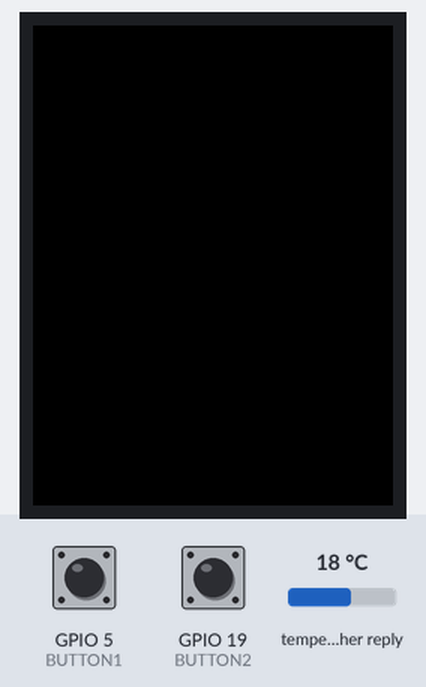
This sketch was run on a simulated ESP32. Parts: 240×320 colour display. The test bench sets the inputs (shaded band); at power-on: GPIO 5 (BUTTON1) HIGH, GPIO 19 (BUTTON2) HIGH, temperature in the weather reply 18 °C. WiFi joins after 1.5 s; servers stay silent unless stated; a WiFi scan finds three made-up networks; uploads are accepted with an empty reply; web services answer with replies made up by the test bench; what the sketch prints to the serial monitor is not drawn.

Above: at 7.5 s.
7.6 s: GPIO 5 (BUTTON1) pulled LOW for 0.15 s
At 8.8 s:
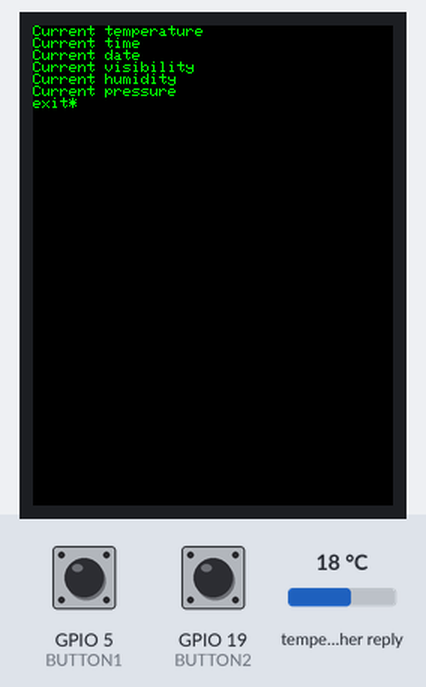
9.3 s: GPIO 19 (BUTTON2) pulled LOW for 0.15 s
10.9 s: GPIO 5 (BUTTON1) pulled LOW for 1 s
At 14.6 s:
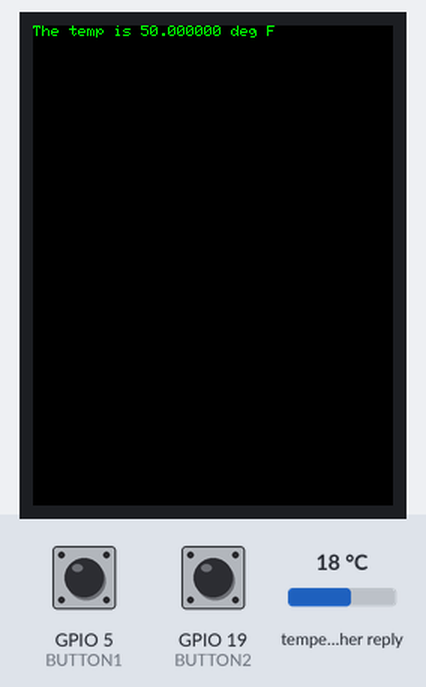
14.9 s: GPIO 5 (BUTTON1) pulled LOW for 3.2 s
At 15.7 s:
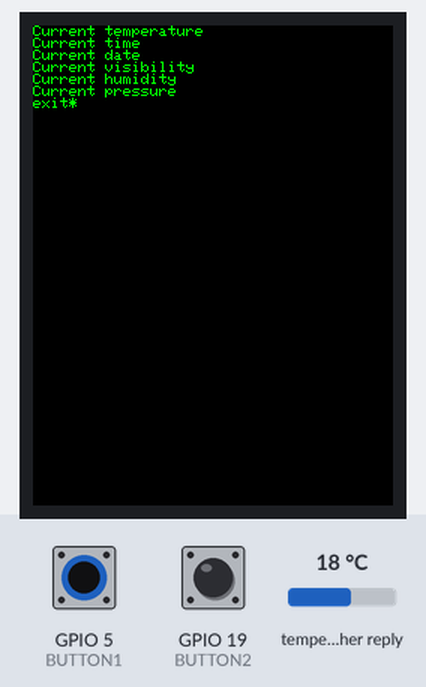
19.6 s: GPIO 19 (BUTTON2) pulled LOW for 1 s
22.1 s: GPIO 5 (BUTTON1) driven LOW and GPIO 19 (BUTTON2) driven LOW
At 25.7 s:
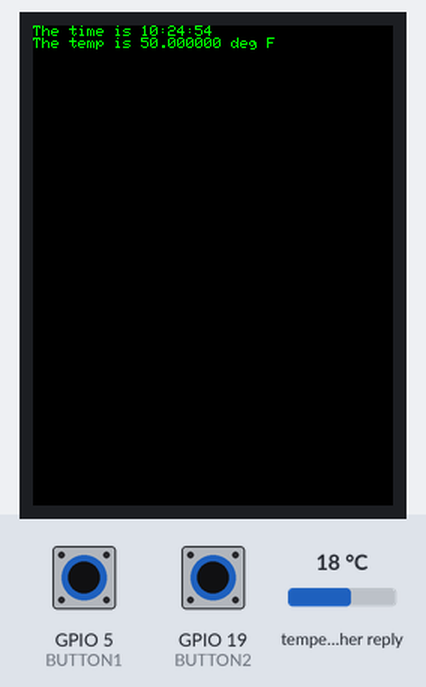
Timing chart, 0 to 26.1 s (numbered marks = the images above; inputs shaded):
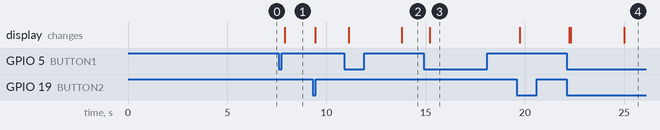

The sketch:

DE2-Weather.ino
```cpp
#include <WiFi.h> //Connect to WiFi Network
#include <TFT_eSPI.h> // Graphics and font library for ST7735 driver chip
#include <SPI.h> //Used in support of TFT Display
#include <string.h>  //used for some string handling and processing.
#include <mpu6050_esp32.h>
#include<math.h>
#include <WiFiClientSecure.h>
#include <WiFiClient.h>
#include <ArduinoJson.h>

TFT_eSPI tft = TFT_eSPI();  // Invoke library, pins defined in User_Setup.h

WiFiClientSecure client; //global WiFiClient Secure object
WiFiClient client2; //global WiFiClient Secure object

//TODO
//-Add selection with arbitrary values
//-Add GET options and parsing

//Init Global Variables
//Button1 State Machine
const uint8_t IDLE = 0;
const uint8_t DOWN = 1;
const uint8_t UP = 2;
uint8_t state = IDLE;
uint8_t state2 = IDLE;
uint32_t idle_time = 0;
uint32_t idle2_time = 0;
bool init_seq = true;

//Screen Toggling
const int8_t LIST = 1;
const int8_t MENU = -1;
int8_t toggle = LIST;
int counter = 0;
char one[100];
char two[100];
char three[100];
char four[100];
char five[100];
char six[100];
char seven[100];
char temp[100];

/* CONSTANTS */
//Prefix to POST request:
const char PREFIX[] = "{\"wifiAccessPoints\": ["; //beginning of json body
const char SUFFIX[] = "]}"; //suffix to POST request
const char API_KEY[] = "AIzaSyCwyynsePu7xijUYTOgR7NdVqxH2FAG9DQ"; //don't change this and don't share this


//Network Setup
char*  SERVER = "googleapis.com";  // Server URL

const int MAX_APS = 5;
char network[] = "MIT";
char password[] = "";
uint8_t channel = 1; //network channel on 2.4 GHz
byte bssid[] = {0x04, 0x95, 0xE6, 0xAE, 0xDB, 0x41};
//Some constants and some resources:
const int RESPONSE_TIMEOUT = 6000; //ms to wait for response from host
const int GETTING_PERIOD = 2000; //periodicity of getting a number fact.
const int BUTTON_TIMEOUT = 1000; //button timeout in milliseconds
const uint16_t IN_BUFFER_SIZE = 1000; //size of buffer to hold HTTP request
const uint16_t OUT_BUFFER_SIZE = 1000; //size of buffer to hold HTTP response
const uint16_t JSON_BODY_SIZE = 3000;
char request[IN_BUFFER_SIZE]; //char array buffer to hold HTTP request
char response[OUT_BUFFER_SIZE]; //char array buffer to hold HTTP response
char json_body[JSON_BODY_SIZE];

//General Setup
const uint8_t BUTTON1 = 5; //pin connected to button
const uint8_t BUTTON2 = 19; //pin connected to button


void setup() {
  // put your setup code here, to run once:
  tft.init();  //init screen
  tft.setRotation(2); //adjust rotation
  tft.setTextSize(1); //default font size
  tft.fillScreen(TFT_BLACK); //fill background
  tft.setTextColor(TFT_GREEN, TFT_BLACK); //set color of font to green foreground, black background
  Serial.begin(115200); //begin serial comms

  int n = WiFi.scanNetworks();
  Serial.println("scan done");
  if (n == 0) {
    Serial.println("no networks found");
  } else {
    Serial.print(n);
    Serial.println(" networks found");
    for (int i = 0; i < n; ++i) {
      Serial.printf("%d: %s, Ch:%d (%ddBm) %s ", i + 1, WiFi.SSID(i).c_str(), WiFi.channel(i), WiFi.RSSI(i), WiFi.encryptionType(i) == WIFI_AUTH_OPEN ? "open" : "");
      uint8_t* cc = WiFi.BSSID(i);
      for (int k = 0; k < 6; k++) {
        Serial.print(*cc, HEX);
        if (k != 5) Serial.print(":");
        cc++;
      }
      Serial.println("");
    }
  }
  delay(100); //wait a bit (100 ms)

  //if using regular connection use line below:
  WiFi.begin(network, password);
  //if using channel/mac specification for crowded bands use the following:
  //WiFi.begin(network, password, channel, bssid);
  uint8_t count = 0; //count used for Wifi check times
  Serial.print("Attempting to connect to ");
  Serial.println(network);
  while (WiFi.status() != WL_CONNECTED && count<6) {
    delay(500);
    Serial.print(".");
    count++;
  }
  delay(2000);
  if (WiFi.isConnected()) { //if we connected then print our IP, Mac, and SSID we're on
    Serial.println("CONNECTED!");
    Serial.printf("%d:%d:%d:%d (%s) (%s)\n",WiFi.localIP()[3],WiFi.localIP()[2],
                                            WiFi.localIP()[1],WiFi.localIP()[0],
                                          WiFi.macAddress().c_str() ,WiFi.SSID().c_str());
    delay(500);
  } else { //if we failed to connect just Try again.
    Serial.println("Failed to Connect :/  Going to restart");
    Serial.println(WiFi.status());
    ESP.restart(); // restart the ESP (proper way)
  }
  pinMode(BUTTON1, INPUT_PULLUP); //set input pin as an input!
  pinMode(BUTTON2, INPUT_PULLUP); //set input pin as an input!
  idle_time = millis();
}

void loop() {
  // put your main code here, to run repeatedly:
  uint8_t button1 = digitalRead(BUTTON1);
  uint8_t button2 = digitalRead(BUTTON2);
  button1_checker(button1);
  button2_checker(button2);
  lcd_update();
}

//lcd function
void lcd_update() {
  //check with toggle and updates the time
  if (toggle == LIST) {
    tft.setCursor(0,0,1);
    tft.println(one);
    tft.println(two);
    tft.println(three);
    tft.println(four);
    tft.println(five);
    tft.println(six);
    tft.println(seven);
  }
  else {
    tft.setCursor(0,0,1);
    tft.print("Current temperature");
    should_I(1);
    tft.print("Current time");
    should_I(2);
    tft.print("Current date");
    should_I(3);
    tft.print("Current visibility");
    should_I(4);
    tft.print("Current humidity");
    should_I(5);
    tft.print("Current pressure");
    should_I(6);
    tft.print("exit");
    should_I(0);
  }
}

void should_I(int num) {
  if (counter == num){
    tft.println("*");
  }
  else {
    tft.println(" ");
  }
}

//button function
void button1_checker(uint8_t button1) {
  //checks button and updatess state and toggle accordingly
  switch (state) {
    case IDLE:
      if (button1 == 1) { //Pressed
        state = DOWN;
      }
      break;
    case DOWN:
      if (button1 != 1) { //lifted
        state = UP;
        idle_time = millis();
      }
      break;
    case UP:
      if (millis() - idle_time > 200) { //buffer time passed
        state = IDLE;
        tft.fillScreen(TFT_BLACK); //fill background
        toggle = -toggle;
        Serial.println(toggle);
        if (toggle == LIST) { // reset the counter
          if (counter != 0) {
            Serial.println("here");
            sprintf(seven, "%s", six);
            sprintf(six, "%s", five);
            sprintf(five, "%s", four);
            sprintf(four, "%s", three);
            sprintf(three, "%s", two);
            sprintf(two, "%s", one);
            wifi_update();
          }
          counter = 0;
        }
      }
      break;
  }
}

void button2_checker(uint8_t button2) {
  //checks button and updatess the counter accordingly
  switch (state2) {
    case IDLE:
      if (button2 == 1) { //Pressed
        state2 = DOWN;
      }
      break;
    case DOWN:
      if (button2 != 1) { //lifted
        state2 = UP;
        idle2_time = millis();
      }
      break;
    case UP:
      if (millis() - idle2_time > 100) { //buffer time passed
        state2 = IDLE;
        if (toggle == MENU){ //we can start shifting through
          counter++;
          if (counter > 6) {
            counter = 0;
          }
        }
      }
      break;
  }
}

void wifi_update() {
  int offset = sprintf(json_body, "%s", PREFIX);
  int n = WiFi.scanNetworks(); //run a new scan. could also modify to use original scan from setup so quicker (though older info)
  Serial.println("scan done");
  int max_aps = max(min(MAX_APS, n), 1);
  for (int i = 0; i < max_aps; ++i) { //for each valid access point
    uint8_t* mac = WiFi.BSSID(i); //get the MAC Address
    offset += wifi_object_builder(json_body + offset, JSON_BODY_SIZE-offset, WiFi.channel(i), WiFi.RSSI(i), WiFi.BSSID(i)); //generate the query
    if(i!=max_aps-1){
      offset +=sprintf(json_body+offset,",");//add comma between entries except trailing.
    }
  }
  sprintf(json_body + offset, "%s", SUFFIX);
  Serial.println(json_body);
  int len = strlen(json_body);
  // Make a HTTP request:
  Serial.println("SENDING REQUEST");
  request[0] = '\0'; //set 0th byte to null
  offset = 0; //reset offset variable for sprintf-ing
  offset += sprintf(request + offset, "POST https://www.googleapis.com/geolocation/v1/geolocate?key=%s  HTTP/1.1\r\n", API_KEY);
  offset += sprintf(request + offset, "Host: googleapis.com\r\n");
  offset += sprintf(request + offset, "Content-Type: application/json\r\n");
  offset += sprintf(request + offset, "cache-control: no-cache\r\n");
  offset += sprintf(request + offset, "Content-Length: %d\r\n\r\n", len);
  offset += sprintf(request + offset, "%s\r\n", json_body);
  do_https_request(SERVER, request, response, OUT_BUFFER_SIZE, RESPONSE_TIMEOUT, false);
  Serial.println("-----------");
  Serial.println(response);
  Serial.println("-----------");
  char * ptr;
  char opbr[5];
  sprintf(opbr,"%c",'{');
  char clbr[5];
  sprintf(clbr,"%c",'}');
  ptr = strtok (response,opbr);
  ptr = strtok (NULL,clbr);
  char json[100];
  sprintf(json,"{%s}", ptr);
  Serial.println(json);
  DynamicJsonDocument doc2(2048);
  deserializeJson(doc2, json);
  double latitude = doc2["location"]["lat"];
  double longitude = doc2["location"]["lng"];
  // Make the second HTTP request:
  Serial.println("SENDING REQUEST");
  request[0] = '\0'; //set 0th byte to null
  offset = 0; //reset offset variable for sprintf-ing
  offset += sprintf(request + offset, "GET /data/2.5/weather?lat=%f2&lon=%f&appid=258b59b4f9ff2a473f5779da1daab855 HTTP/1.1\r\n", latitude, longitude);
  offset += sprintf(request + offset, "Host: api.openweathermap.org\r\n");
  offset += sprintf(request + offset, "\r\n");
  do_http_request("api.openweathermap.org", request, response, OUT_BUFFER_SIZE, RESPONSE_TIMEOUT, false);
  Serial.println("-----------");
  Serial.println(response);
  Serial.println("-----------");
  DynamicJsonDocument doc(2048);
  deserializeJson(doc, response);
  if (counter == 1) {
    double temperature = doc["main"]["temp"];
    temperature = (temperature - 273.15)*(9/5)+32;
    sprintf(temp, "The temp is %f deg F", temperature);
  }
  if (counter == 2) {
    int times = doc["dt"];
    int shift = doc["timezone"];
    times = times + shift;
    times = times % 86400;
    //now time is time since 12:00 am
    int hours = 0;
    int mins = 0;
    while(times >= 3600) {
      hours++;
      times = times - 3600;
    }
    while(times >= 60) {
      mins++;
      times = times - 60;
    }
    sprintf(temp, "The time is %d:%d:%d", hours,mins,times);
  }
  if (counter == 3) {
    int times = doc["dt"];
    int shift = doc["timezone"];
    times = times + shift;
    int year = 2021;
    times = times - 1609477200;
    char month[5];
    int day = 1;
    while (times >= 31536000) {
      year++;
      times = times - 31536000;
    }
    //check month
    if (times >= 2678400) { //is in january
      times = times - 2678400;
      if (times >= 2419200) { //is it february
        times = times - 2419200;
        if (times >= 2678400) { //is it march
          times = times - 2678400;
          if (times >= 2592000) {
            times = times - 2592000;
            if (times >= 2678400) {
              times = times - 2678400;
              if (times >= 2592000) {
                times = times - 2592000;
                if (times >= 2678400) {
                  times = times - 2678400;
                  if (times >= 2678400) {
                    times = times - 2678400;
                    if (times >= 2592000) {
                      times = times - 2592000;
                      if (times >= 2678400) {
                        times = times - 2678400;
                        if (times >= 2592000) {
                          times = times - 2592000;
                          sprintf(month, "Dec");
                        }
                        else {
                          sprintf(month, "Nov");
                        }
                      }
                      else {
                        sprintf(month, "Oct");
                      }
                    }
                    else {
                      sprintf(month, "Sep");
                    }
                  }
                  else {
                    sprintf(month, "Aug");
                  }
                }
                else {
                  sprintf(month, "July");
                }
              }
              else {
                sprintf(month, "June");
              }
            }
            else {
              sprintf(month, "May");
            }
          }
          else {
            sprintf(month, "Apr");
          }
        }
        else {
          sprintf(month, "Mar");
        }
      }
      else {
        sprintf(month, "Feb");
      }
    }
    else {
      sprintf(month, "Jan");
    }
    //check day, starts at 2 to account for first case and final case
    while (times > 86400) {
      day++;
      times = times - 86400;
    }
    sprintf(temp, "The date is %s, %d, %d", month, day, year);
  }
  if (counter == 4) {
    int visibility = doc["weather"]["visibility"];
    sprintf(temp, "The visibility is %d", visibility);
  }
  if (counter == 5) {
    int humidity = doc["main"]["humidity"];
    sprintf(temp, "The humidity is %d percent", humidity);
  }
  if (counter == 6) {
    double pressure = doc["main"]["pressure"];
    sprintf(temp, "The pressure is %f hPa", pressure);
  }
  sprintf(one, "%s", temp);
}
```

Source omitted: support_functions.ino (7277 bytes)

Measured:
- after the input at 7.6 s, the display: changes after 0.29 s (image 1)
- after the input at 10.9 s, the display: first changes after 0.21 s (image 2 shows a later state)
- after the input at 14.9 s, the display: changes after 0.30 s (image 3)
- after the input at 22.1 s, the display: first changes after 0.13 s (image 4 shows a later state)
